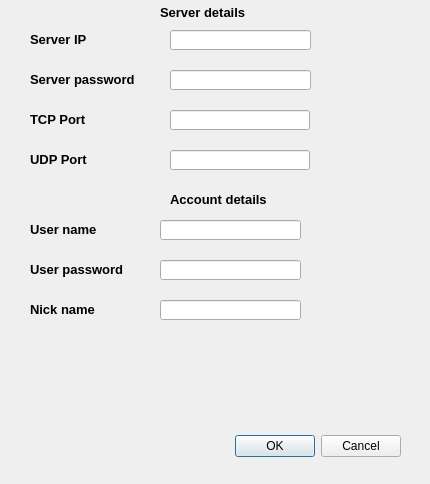
<?xml version="1.0" encoding="UTF-8"?>
<ui version="4.0">
 <class>ManConnect</class>
 <widget class="QDialog" name="ManConnect">
  <property name="geometry">
   <rect>
    <x>0</x>
    <y>0</y>
    <width>430</width>
    <height>484</height>
   </rect>
  </property>
  <property name="windowTitle">
   <string>Dialog</string>
  </property>
  <widget class="QDialogButtonBox" name="ConnectAccept">
   <property name="geometry">
    <rect>
     <x>60</x>
     <y>430</y>
     <width>341</width>
     <height>32</height>
    </rect>
   </property>
   <property name="orientation">
    <enum>Qt::Horizontal</enum>
   </property>
   <property name="standardButtons">
    <set>QDialogButtonBox::Cancel|QDialogButtonBox::Ok</set>
   </property>
  </widget>
  <widget class="QLineEdit" name="ServerIP">
   <property name="geometry">
    <rect>
     <x>170</x>
     <y>30</y>
     <width>141</width>
     <height>20</height>
    </rect>
   </property>
  </widget>
  <widget class="QLabel" name="label">
   <property name="geometry">
    <rect>
     <x>30</x>
     <y>30</y>
     <width>111</width>
     <height>20</height>
    </rect>
   </property>
   <property name="text">
    <string>&lt;!DOCTYPE HTML PUBLIC &quot;-//W3C//DTD HTML 4.0//EN&quot; &quot;http://www.w3.org/TR/REC-html40/strict.dtd&quot;&gt;
&lt;html&gt;&lt;head&gt;&lt;meta name=&quot;qrichtext&quot; content=&quot;1&quot; /&gt;&lt;style type=&quot;text/css&quot;&gt;
p, li { white-space: pre-wrap; }
&lt;/style&gt;&lt;/head&gt;&lt;body style=&quot; font-family:'MS Shell Dlg 2'; font-size:8.25pt; font-weight:400; font-style:normal;&quot;&gt;
&lt;p style=&quot; margin-top:0px; margin-bottom:0px; margin-left:0px; margin-right:0px; -qt-block-indent:0; text-indent:0px;&quot;&gt;&lt;span style=&quot; font-size:10pt; font-weight:600;&quot;&gt;Server IP&lt;/span&gt;&lt;/p&gt;&lt;/body&gt;&lt;/html&gt;</string>
   </property>
  </widget>
  <widget class="QLineEdit" name="TcpPort">
   <property name="geometry">
    <rect>
     <x>170</x>
     <y>110</y>
     <width>140</width>
     <height>20</height>
    </rect>
   </property>
  </widget>
  <widget class="QLabel" name="label_2">
   <property name="geometry">
    <rect>
     <x>30</x>
     <y>110</y>
     <width>111</width>
     <height>20</height>
    </rect>
   </property>
   <property name="text">
    <string>&lt;!DOCTYPE HTML PUBLIC &quot;-//W3C//DTD HTML 4.0//EN&quot; &quot;http://www.w3.org/TR/REC-html40/strict.dtd&quot;&gt;
&lt;html&gt;&lt;head&gt;&lt;meta name=&quot;qrichtext&quot; content=&quot;1&quot; /&gt;&lt;style type=&quot;text/css&quot;&gt;
p, li { white-space: pre-wrap; }
&lt;/style&gt;&lt;/head&gt;&lt;body style=&quot; font-family:'MS Shell Dlg 2'; font-size:8.25pt; font-weight:400; font-style:normal;&quot;&gt;
&lt;p style=&quot; margin-top:0px; margin-bottom:0px; margin-left:0px; margin-right:0px; -qt-block-indent:0; text-indent:0px;&quot;&gt;&lt;span style=&quot; font-size:10pt; font-weight:600;&quot;&gt;TCP Port&lt;/span&gt;&lt;/p&gt;&lt;/body&gt;&lt;/html&gt;</string>
   </property>
  </widget>
  <widget class="QLineEdit" name="UdpPort">
   <property name="geometry">
    <rect>
     <x>170</x>
     <y>150</y>
     <width>140</width>
     <height>20</height>
    </rect>
   </property>
  </widget>
  <widget class="QLabel" name="label_3">
   <property name="geometry">
    <rect>
     <x>30</x>
     <y>150</y>
     <width>111</width>
     <height>20</height>
    </rect>
   </property>
   <property name="text">
    <string>&lt;!DOCTYPE HTML PUBLIC &quot;-//W3C//DTD HTML 4.0//EN&quot; &quot;http://www.w3.org/TR/REC-html40/strict.dtd&quot;&gt;
&lt;html&gt;&lt;head&gt;&lt;meta name=&quot;qrichtext&quot; content=&quot;1&quot; /&gt;&lt;style type=&quot;text/css&quot;&gt;
p, li { white-space: pre-wrap; }
&lt;/style&gt;&lt;/head&gt;&lt;body style=&quot; font-family:'MS Shell Dlg 2'; font-size:8.25pt; font-weight:400; font-style:normal;&quot;&gt;
&lt;p style=&quot; margin-top:0px; margin-bottom:0px; margin-left:0px; margin-right:0px; -qt-block-indent:0; text-indent:0px;&quot;&gt;&lt;span style=&quot; font-size:10pt; font-weight:600;&quot;&gt;UDP Port&lt;/span&gt;&lt;/p&gt;&lt;/body&gt;&lt;/html&gt;</string>
   </property>
  </widget>
  <widget class="QLabel" name="label_4">
   <property name="geometry">
    <rect>
     <x>160</x>
     <y>3</y>
     <width>111</width>
     <height>20</height>
    </rect>
   </property>
   <property name="text">
    <string>&lt;!DOCTYPE HTML PUBLIC &quot;-//W3C//DTD HTML 4.0//EN&quot; &quot;http://www.w3.org/TR/REC-html40/strict.dtd&quot;&gt;
&lt;html&gt;&lt;head&gt;&lt;meta name=&quot;qrichtext&quot; content=&quot;1&quot; /&gt;&lt;style type=&quot;text/css&quot;&gt;
p, li { white-space: pre-wrap; }
&lt;/style&gt;&lt;/head&gt;&lt;body style=&quot; font-family:'MS Shell Dlg 2'; font-size:8.25pt; font-weight:400; font-style:normal;&quot;&gt;
&lt;p style=&quot; margin-top:0px; margin-bottom:0px; margin-left:0px; margin-right:0px; -qt-block-indent:0; text-indent:0px;&quot;&gt;&lt;span style=&quot; font-size:10pt; font-weight:600;&quot;&gt;Server details&lt;/span&gt;&lt;/p&gt;&lt;/body&gt;&lt;/html&gt;</string>
   </property>
  </widget>
  <widget class="QLabel" name="label_5">
   <property name="geometry">
    <rect>
     <x>170</x>
     <y>190</y>
     <width>111</width>
     <height>20</height>
    </rect>
   </property>
   <property name="text">
    <string>&lt;!DOCTYPE HTML PUBLIC &quot;-//W3C//DTD HTML 4.0//EN&quot; &quot;http://www.w3.org/TR/REC-html40/strict.dtd&quot;&gt;
&lt;html&gt;&lt;head&gt;&lt;meta name=&quot;qrichtext&quot; content=&quot;1&quot; /&gt;&lt;style type=&quot;text/css&quot;&gt;
p, li { white-space: pre-wrap; }
&lt;/style&gt;&lt;/head&gt;&lt;body style=&quot; font-family:'MS Shell Dlg 2'; font-size:8.25pt; font-weight:400; font-style:normal;&quot;&gt;
&lt;p style=&quot; margin-top:0px; margin-bottom:0px; margin-left:0px; margin-right:0px; -qt-block-indent:0; text-indent:0px;&quot;&gt;&lt;span style=&quot; font-size:10pt; font-weight:600;&quot;&gt;Account details&lt;/span&gt;&lt;/p&gt;&lt;/body&gt;&lt;/html&gt;</string>
   </property>
  </widget>
  <widget class="QLineEdit" name="UserName">
   <property name="geometry">
    <rect>
     <x>160</x>
     <y>220</y>
     <width>141</width>
     <height>20</height>
    </rect>
   </property>
  </widget>
  <widget class="QLabel" name="label_6">
   <property name="geometry">
    <rect>
     <x>30</x>
     <y>220</y>
     <width>111</width>
     <height>20</height>
    </rect>
   </property>
   <property name="text">
    <string>&lt;!DOCTYPE HTML PUBLIC &quot;-//W3C//DTD HTML 4.0//EN&quot; &quot;http://www.w3.org/TR/REC-html40/strict.dtd&quot;&gt;
&lt;html&gt;&lt;head&gt;&lt;meta name=&quot;qrichtext&quot; content=&quot;1&quot; /&gt;&lt;style type=&quot;text/css&quot;&gt;
p, li { white-space: pre-wrap; }
&lt;/style&gt;&lt;/head&gt;&lt;body style=&quot; font-family:'MS Shell Dlg 2'; font-size:8.25pt; font-weight:400; font-style:normal;&quot;&gt;
&lt;p style=&quot; margin-top:0px; margin-bottom:0px; margin-left:0px; margin-right:0px; -qt-block-indent:0; text-indent:0px;&quot;&gt;&lt;span style=&quot; font-size:10pt; font-weight:600;&quot;&gt;User name&lt;/span&gt;&lt;/p&gt;&lt;/body&gt;&lt;/html&gt;</string>
   </property>
  </widget>
  <widget class="QLineEdit" name="ServerPassword">
   <property name="geometry">
    <rect>
     <x>170</x>
     <y>70</y>
     <width>141</width>
     <height>20</height>
    </rect>
   </property>
  </widget>
  <widget class="QLabel" name="label_7">
   <property name="geometry">
    <rect>
     <x>30</x>
     <y>70</y>
     <width>111</width>
     <height>20</height>
    </rect>
   </property>
   <property name="text">
    <string>&lt;!DOCTYPE HTML PUBLIC &quot;-//W3C//DTD HTML 4.0//EN&quot; &quot;http://www.w3.org/TR/REC-html40/strict.dtd&quot;&gt;
&lt;html&gt;&lt;head&gt;&lt;meta name=&quot;qrichtext&quot; content=&quot;1&quot; /&gt;&lt;style type=&quot;text/css&quot;&gt;
p, li { white-space: pre-wrap; }
&lt;/style&gt;&lt;/head&gt;&lt;body style=&quot; font-family:'MS Shell Dlg 2'; font-size:8.25pt; font-weight:400; font-style:normal;&quot;&gt;
&lt;p style=&quot; margin-top:0px; margin-bottom:0px; margin-left:0px; margin-right:0px; -qt-block-indent:0; text-indent:0px;&quot;&gt;&lt;span style=&quot; font-size:10pt; font-weight:600;&quot;&gt;Server password&lt;/span&gt;&lt;/p&gt;&lt;/body&gt;&lt;/html&gt;</string>
   </property>
  </widget>
  <widget class="QLineEdit" name="UserPassword">
   <property name="geometry">
    <rect>
     <x>160</x>
     <y>260</y>
     <width>141</width>
     <height>20</height>
    </rect>
   </property>
  </widget>
  <widget class="QLabel" name="label_8">
   <property name="geometry">
    <rect>
     <x>30</x>
     <y>260</y>
     <width>111</width>
     <height>20</height>
    </rect>
   </property>
   <property name="text">
    <string>&lt;!DOCTYPE HTML PUBLIC &quot;-//W3C//DTD HTML 4.0//EN&quot; &quot;http://www.w3.org/TR/REC-html40/strict.dtd&quot;&gt;
&lt;html&gt;&lt;head&gt;&lt;meta name=&quot;qrichtext&quot; content=&quot;1&quot; /&gt;&lt;style type=&quot;text/css&quot;&gt;
p, li { white-space: pre-wrap; }
&lt;/style&gt;&lt;/head&gt;&lt;body style=&quot; font-family:'MS Shell Dlg 2'; font-size:8.25pt; font-weight:400; font-style:normal;&quot;&gt;
&lt;p style=&quot; margin-top:0px; margin-bottom:0px; margin-left:0px; margin-right:0px; -qt-block-indent:0; text-indent:0px;&quot;&gt;&lt;span style=&quot; font-size:10pt; font-weight:600;&quot;&gt;User password&lt;/span&gt;&lt;/p&gt;&lt;/body&gt;&lt;/html&gt;</string>
   </property>
  </widget>
  <widget class="QLineEdit" name="NickName">
   <property name="geometry">
    <rect>
     <x>160</x>
     <y>300</y>
     <width>141</width>
     <height>20</height>
    </rect>
   </property>
  </widget>
  <widget class="QLabel" name="label_9">
   <property name="geometry">
    <rect>
     <x>30</x>
     <y>300</y>
     <width>111</width>
     <height>20</height>
    </rect>
   </property>
   <property name="text">
    <string>&lt;!DOCTYPE HTML PUBLIC &quot;-//W3C//DTD HTML 4.0//EN&quot; &quot;http://www.w3.org/TR/REC-html40/strict.dtd&quot;&gt;
&lt;html&gt;&lt;head&gt;&lt;meta name=&quot;qrichtext&quot; content=&quot;1&quot; /&gt;&lt;style type=&quot;text/css&quot;&gt;
p, li { white-space: pre-wrap; }
&lt;/style&gt;&lt;/head&gt;&lt;body style=&quot; font-family:'MS Shell Dlg 2'; font-size:8.25pt; font-weight:400; font-style:normal;&quot;&gt;
&lt;p style=&quot; margin-top:0px; margin-bottom:0px; margin-left:0px; margin-right:0px; -qt-block-indent:0; text-indent:0px;&quot;&gt;&lt;span style=&quot; font-size:10pt; font-weight:600;&quot;&gt;Nick name&lt;/span&gt;&lt;/p&gt;&lt;/body&gt;&lt;/html&gt;</string>
   </property>
  </widget>
 </widget>
 <resources/>
 <connections>
  <connection>
   <sender>ConnectAccept</sender>
   <signal>accepted()</signal>
   <receiver>ManConnect</receiver>
   <slot>accept()</slot>
   <hints>
    <hint type="sourcelabel">
     <x>248</x>
     <y>254</y>
    </hint>
    <hint type="destinationlabel">
     <x>157</x>
     <y>274</y>
    </hint>
   </hints>
  </connection>
  <connection>
   <sender>ConnectAccept</sender>
   <signal>rejected()</signal>
   <receiver>ManConnect</receiver>
   <slot>reject()</slot>
   <hints>
    <hint type="sourcelabel">
     <x>316</x>
     <y>260</y>
    </hint>
    <hint type="destinationlabel">
     <x>286</x>
     <y>274</y>
    </hint>
   </hints>
  </connection>
 </connections>
</ui>
